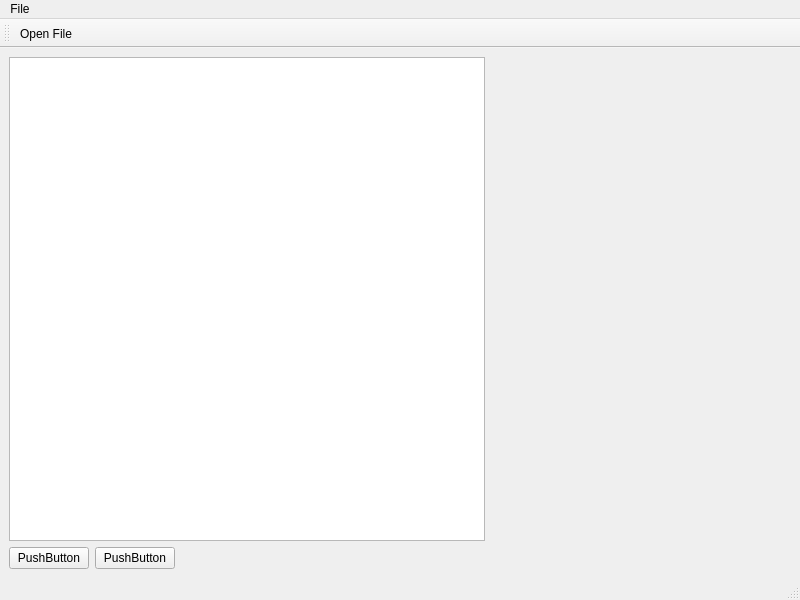
<?xml version="1.0" encoding="UTF-8"?>
<ui version="4.0">
 <class>MainWindow</class>
 <widget class="QMainWindow" name="MainWindow">
  <property name="geometry">
   <rect>
    <x>0</x>
    <y>0</y>
    <width>800</width>
    <height>600</height>
   </rect>
  </property>
  <property name="windowTitle">
   <string>MainWindow</string>
  </property>
  <widget class="QWidget" name="centralwidget">
   <layout class="QVBoxLayout" name="verticalLayout">
    <item>
     <layout class="QHBoxLayout" name="horizontalLayout_2">
      <item>
       <widget class="QTreeView" name="treeView">
        <property name="contextMenuPolicy">
         <enum>Qt::ContextMenuPolicy::ActionsContextMenu</enum>
        </property>
       </widget>
      </item>
      <item>
       <widget class="QVTKOpenGLNativeWidget" name="vtkWidget" native="true">
        <property name="minimumSize">
         <size>
          <width>300</width>
          <height>300</height>
         </size>
        </property>
       </widget>
      </item>
     </layout>
    </item>
    <item>
     <layout class="QHBoxLayout" name="horizontalLayout">
      <item>
       <widget class="QPushButton" name="pushButton">
        <property name="text">
         <string>PushButton</string>
        </property>
       </widget>
      </item>
      <item>
       <widget class="QPushButton" name="pushButton_2">
        <property name="text">
         <string>PushButton</string>
        </property>
       </widget>
      </item>
      <item>
       <spacer name="horizontalSpacer">
        <property name="orientation">
         <enum>Qt::Orientation::Horizontal</enum>
        </property>
        <property name="sizeHint" stdset="0">
         <size>
          <width>40</width>
          <height>20</height>
         </size>
        </property>
       </spacer>
      </item>
     </layout>
    </item>
   </layout>
  </widget>
  <widget class="QMenuBar" name="menubar">
   <property name="geometry">
    <rect>
     <x>0</x>
     <y>0</y>
     <width>800</width>
     <height>25</height>
    </rect>
   </property>
   <widget class="QMenu" name="menuFile">
    <property name="title">
     <string>File</string>
    </property>
    <addaction name="actionOpen_File"/>
   </widget>
   <addaction name="menuFile"/>
  </widget>
  <widget class="QStatusBar" name="statusbar"/>
  <widget class="QToolBar" name="toolBar">
   <property name="windowTitle">
    <string>toolBar</string>
   </property>
   <property name="toolButtonStyle">
    <enum>Qt::ToolButtonStyle::ToolButtonIconOnly</enum>
   </property>
   <attribute name="toolBarArea">
    <enum>TopToolBarArea</enum>
   </attribute>
   <attribute name="toolBarBreak">
    <bool>false</bool>
   </attribute>
   <addaction name="actionOpen_File"/>
  </widget>
  <action name="actionOpen_File">
   <property name="icon">
    <iconset resource="resources.qrc">
     <normaloff>:/icons/open.png</normaloff>:/icons/open.png</iconset>
   </property>
   <property name="text">
    <string>Open File</string>
   </property>
   <property name="menuRole">
    <enum>QAction::MenuRole::NoRole</enum>
   </property>
  </action>
  <action name="actionItem_Options">
   <property name="text">
    <string>Item Options</string>
   </property>
   <property name="menuRole">
    <enum>QAction::MenuRole::NoRole</enum>
   </property>
  </action>
 </widget>
 <customwidgets>
  <customwidget>
   <class>QVTKOpenGLNativeWidget</class>
   <extends>QWidget</extends>
   <header>QVTKOpenGLNativeWidget.h</header>
   <container>1</container>
  </customwidget>
 </customwidgets>
 <resources>
  <include location="resources.qrc"/>
 </resources>
 <connections/>
</ui>
